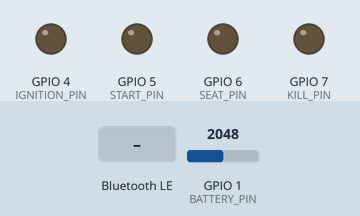
Bench run of a sketch on a simulated ESP32-S3. Shown: output pins drawn as LEDs (lit = HIGH). The test bench sets the inputs (shaded band); at power-on: GPIO 1 (BATTERY_PIN) = 2048 (analog values on the 0–4095 scale). Nothing arrives over Bluetooth unless stated; a phone connects over Bluetooth LE 3 s after start; what the sketch prints to the serial monitor is not drawn.

Above: at 1.2 s.
1.3 s: Bluetooth LE write "IGNITION_ON" received
At 2.2 s:
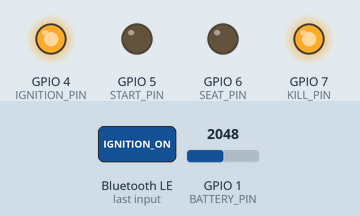
2.8 s: Bluetooth LE write "START" received
At 3.1 s:
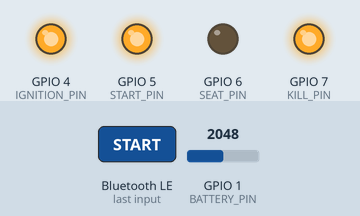
5.3 s: Bluetooth LE write "SEAT_OPEN" received
At 5.7 s:
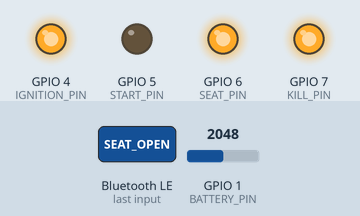
Timing chart, 0 to 8.3 s (numbered marks = the images above; inputs shaded):
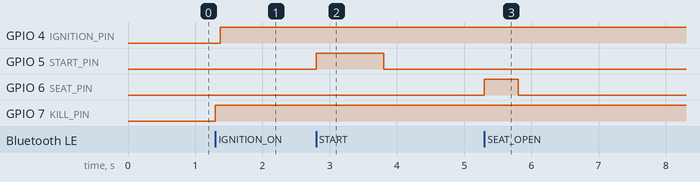

Measured:
- after the input at 1.3 s, GPIO 4 (IGNITION_PIN): LOW → HIGH after 0.08 s; GPIO 7 (KILL_PIN): LOW → HIGH at once
- after the input at 2.8 s, GPIO 5 (START_PIN): LOW → HIGH at once, → LOW 1.0 s later
- after the input at 5.3 s, GPIO 6 (SEAT_PIN): LOW → HIGH at once, → LOW 0.50 s later

The sketch:

revival50.ino
```cpp
#include <BLEDevice.h>
#include <BLEServer.h>
#include <BLEUtils.h>

#define SERVICE_UUID        "12345678-1234-1234-1234-1234567890ab"
#define CHARACTERISTIC_UUID "abcdefab-1234-5678-1234-abcdefabcdef"

#define IGNITION_PIN 4
#define START_PIN    5
#define SEAT_PIN     6
#define KILL_PIN     7
#define BATTERY_PIN  1

const bool RELAY_ACTIVE_LOW = false;

#define R1 100000.0
#define R2 27000.0

bool ignitionOn = false;
bool deviceConnected = false;
bool starterActive = false;
bool seatActive = false;

unsigned long starterStartTime = 0;
unsigned long lastStarterStopTime = 0;
unsigned long seatStartTime = 0;
unsigned long disconnectTime = 0;
unsigned long lastStatusTime = 0;

bool restartAdvertisingPending = false;

const unsigned long STARTER_DURATION = 1000;
const unsigned long STARTER_COOLDOWN = 1500;
const unsigned long SEAT_DURATION = 500;
const unsigned long IGNITION_SWITCH_DELAY = 75;
const unsigned long ADVERTISING_RESTART_DELAY = 300;
const unsigned long STATUS_INTERVAL = 2000;

BLECharacteristic *commandCharacteristic = nullptr;

float readBatteryVoltage();
void sendStatus();
void setRelay(uint8_t pin, bool active);
void ignitionRelay(bool active);
void killRelay(bool active);
void starterRelay(bool active);
void seatRelay(bool active);
void ignitionOnSequence();
void ignitionOffSequence();

void setRelay(uint8_t pin, bool active) {
  if (RELAY_ACTIVE_LOW) {
    digitalWrite(pin, active ? LOW : HIGH);
  } else {
    digitalWrite(pin, active ? HIGH : LOW);
  }
}

void ignitionRelay(bool active) { setRelay(IGNITION_PIN, active); }
void killRelay(bool active) { setRelay(KILL_PIN, active); }
void starterRelay(bool active) { setRelay(START_PIN, active); }
void seatRelay(bool active) { setRelay(SEAT_PIN, active); }

void ignitionOnSequence() {
  killRelay(true);
  delay(IGNITION_SWITCH_DELAY);
  ignitionRelay(true);
  ignitionOn = true;
  Serial.println(">>> KILL KALDIRILDI");
  Serial.println(">>> KONTAK AÇ");
}

void ignitionOffSequence() {
  if (starterActive) {
    starterRelay(false);
    starterActive = false;
    lastStarterStopTime = millis();
    Serial.println(">>> MARŞ KONTAK KAPANDIĞI İÇİN KESİLDİ");
  }

  ignitionRelay(false);
  delay(IGNITION_SWITCH_DELAY);
  killRelay(false);
  ignitionOn = false;
  Serial.println(">>> KONTAK KAPAT");
  Serial.println(">>> KILL AKTİF");
}

class ServerCallbacks : public BLEServerCallbacks {
  void onConnect(BLEServer *server) override {
    deviceConnected = true;
    restartAdvertisingPending = false;
    Serial.println("📱 iPhone BLE bağlandı");
    lastStatusTime = millis();
  }

  void onDisconnect(BLEServer *server) override {
    deviceConnected = false;
    Serial.println("📱 iPhone BLE bağlantısı kesildi");
    restartAdvertisingPending = true;
    disconnectTime = millis();
  }
};

class CommandCallbacks : public BLECharacteristicCallbacks {
  void onWrite(BLECharacteristic *characteristic) override {
    String command = characteristic->getValue().c_str();
    Serial.print("Komut geldi: ");
    Serial.println(command);

    if (command == "IGNITION_ON") {
      if (ignitionOn) {
        Serial.println(">>> KONTAK ZATEN AÇIK");
        return;
      }
      ignitionOnSequence();
      sendStatus();
    } else if (command == "IGNITION_OFF") {
      if (!ignitionOn) {
        Serial.println(">>> KONTAK ZATEN KAPALI");
        return;
      }
      ignitionOffSequence();
      sendStatus();
    } else if (command == "START") {
      if (!ignitionOn) {
        Serial.println(">>> MARŞ REDDEDİLDİ: kontak kapalı");
        return;
      }
      if (starterActive) {
        Serial.println(">>> MARŞ REDDEDİLDİ: zaten aktif");
        return;
      }
      if (lastStarterStopTime > 0 && millis() - lastStarterStopTime < STARTER_COOLDOWN) {
        Serial.println(">>> MARŞ REDDEDİLDİ: cooldown");
        return;
      }
      starterActive = true;
      starterStartTime = millis();
      starterRelay(true);
      Serial.println(">>> MARŞ BAŞLADI");
      sendStatus();
    } else if (command == "SEAT_OPEN") {
      if (seatActive) {
        Serial.println(">>> SELE REDDEDİLDİ: zaten aktif");
        return;
      }
      seatActive = true;
      seatStartTime = millis();
      seatRelay(true);
      Serial.println(">>> SELE AÇMA BAŞLADI");
      sendStatus();
    } else if (command == "STATUS") {
      Serial.println(">>> DURUM İSTENDİ");
      sendStatus();
    } else {
      Serial.print(">>> BİLİNMEYEN KOMUT: ");
      Serial.println(command);
    }
  }
};

void setup() {
  Serial.begin(115200);

  pinMode(IGNITION_PIN, OUTPUT);
  pinMode(KILL_PIN, OUTPUT);
  pinMode(START_PIN, OUTPUT);
  pinMode(SEAT_PIN, OUTPUT);

  ignitionRelay(false);
  killRelay(false);
  starterRelay(false);
  seatRelay(false);

  pinMode(BATTERY_PIN, INPUT);
  analogReadResolution(12);
  analogSetPinAttenuation(BATTERY_PIN, ADC_11db);

  BLEDevice::init("Revival50");
  BLEServer *server = BLEDevice::createServer();
  server->setCallbacks(new ServerCallbacks());

  BLEService *service = server->createService(SERVICE_UUID);
  commandCharacteristic = service->createCharacteristic(
    CHARACTERISTIC_UUID,
    BLECharacteristic::PROPERTY_READ |
    BLECharacteristic::PROPERTY_WRITE |
    BLECharacteristic::PROPERTY_NOTIFY
  );

  commandCharacteristic->setValue("Revival50 Ready");
  commandCharacteristic->setCallbacks(new CommandCallbacks());
  service->start();

  BLEAdvertising *advertising = BLEDevice::getAdvertising();
  advertising->addServiceUUID(SERVICE_UUID);
  advertising->setScanResponse(true);
  BLEDevice::startAdvertising();

  Serial.println("BLE aktif: Revival50");
  Serial.println(RELAY_ACTIVE_LOW ? "Röle kontrolü: ACTIVE LOW" : "Röle kontrolü: ACTIVE HIGH / ULN2003");
  Serial.println("Başlangıç durumu: KONTAK OFF / KILL ACTIVE");

  lastStatusTime = millis();
}

float readBatteryVoltage() {
  uint32_t millivolts = analogReadMilliVolts(BATTERY_PIN);
  float adcVoltage = millivolts / 1000.0;
  return adcVoltage * ((R1 + R2) / R2);
}

void sendStatus() {
  if (commandCharacteristic == nullptr || !deviceConnected) return;

  float battery = readBatteryVoltage();
  String status = String("STATE:") + (ignitionOn ? "ON" : "OFF") +
                  ",STARTER:" + (starterActive ? "ON" : "OFF") +
                  ",SEAT:" + (seatActive ? "ON" : "OFF") +
                  ",BAT:" + String(battery, 2);

  commandCharacteristic->setValue(status.c_str());
  commandCharacteristic->notify();
  Serial.print("Durum gönderildi: ");
  Serial.println(status);
}

void loop() {
  unsigned long now = millis();

  if (starterActive && now - starterStartTime >= STARTER_DURATION) {
    starterRelay(false);
    starterActive = false;
    lastStarterStopTime = now;
    Serial.println(">>> MARŞ BİTTİ");
    sendStatus();
  }

  if (seatActive && now - seatStartTime >= SEAT_DURATION) {
    seatRelay(false);
    seatActive = false;
    Serial.println(">>> SELE AÇMA BİTTİ");
    sendStatus();
  }

  if (restartAdvertisingPending && now - disconnectTime >= ADVERTISING_RESTART_DELAY) {
    BLEDevice::startAdvertising();
    restartAdvertisingPending = false;
    Serial.println("📡 Revival50 tekrar advertising başladı");
  }

  if (deviceConnected && now - lastStatusTime >= STATUS_INTERVAL) {
    lastStatusTime = now;
    sendStatus();
  }

  delay(5);
}
```
